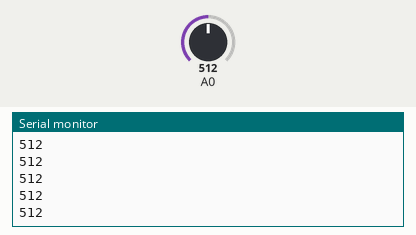
Simulated run of this sketch. Board: Arduino Leonardo, built with avr-gcc and run on an emulated ATmega32U4. Shown: the last lines printed to the serial monitor. The test bench sets the inputs (shaded band); at power-on: A0 = 512. USB keyboard and mouse output is not drawn.

Above: at 1.2 s.
1.3 s: A0 set to 716
At 1.35 s:
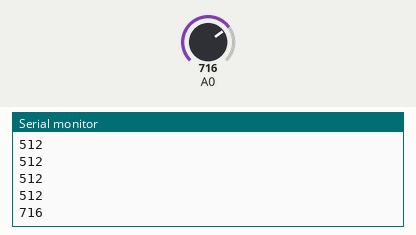
2.8 s: A0 set to 900
At 2.83 s:
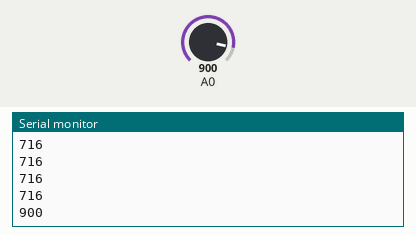
Timing chart, 0 to 5.8 s (numbered marks = the images above; inputs shaded):
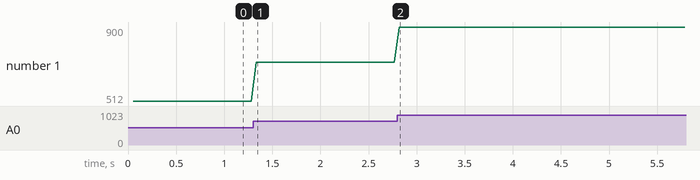

Measured:
- after the input at 1.3 s, the serial monitor: prints a new line at once (image 1)
- after the input at 2.8 s, the serial monitor: prints a new line at once (image 2)
- plotted number 1: 512 → 716 after the input at 1.3 s, 716 → 900 after the input at 2.8 s

The sketch:

arduino-piezo-keyboard-input.ino
```cpp
/*
 * arduino-piezo-keyboard-input
 * https://github.com/factoryal/arduino-piezo-keyboard-input
 *
 * Feel free to use this source code!
 *
 * Thanks for leaving the authorship.
 *
 *
 * Available on Arduino has USB CDC feature (like Leonardo, Micro, ...)
 */


// Key1
// Define key to press and release.
// Check here for supported keys.
// https://www.arduino.cc/reference/tr/language/functions/usb/keyboard/keyboardmodifiers/
#define Key1 'Z'

// Threshold
// If read value lower than THRESHOLD, ignore it.
// Higher value, lower sensitivity.
#define THRESHOLD 4

// Cool Time
// If over threshold value read time less than COOL_TIME(ms) passed last read time, ignore it.
// Assume that human can input 20 inputs per second. 1000 / 20 = 50 (quite fast enough)
#define COOL_TIME 50


#include <Keyboard.h>

void setup() {
  // put your setup code here, to run once:
  Keyboard.begin();
  analogReference(INTERNAL);
  Serial.begin(115200);
}

void loop() {
  static unsigned long oldTime = 0;
  int r = analogRead(A0);

  if(r > THRESHOLD) {
    unsigned long nowTime = millis();
    if(nowTime - oldTime > COOL_TIME) {
      Keyboard.press(Key1);
      delay(1);
      Keyboard.release(Key1);
      Serial.println(r);
      oldTime = nowTime;
    }
  }
}
```
